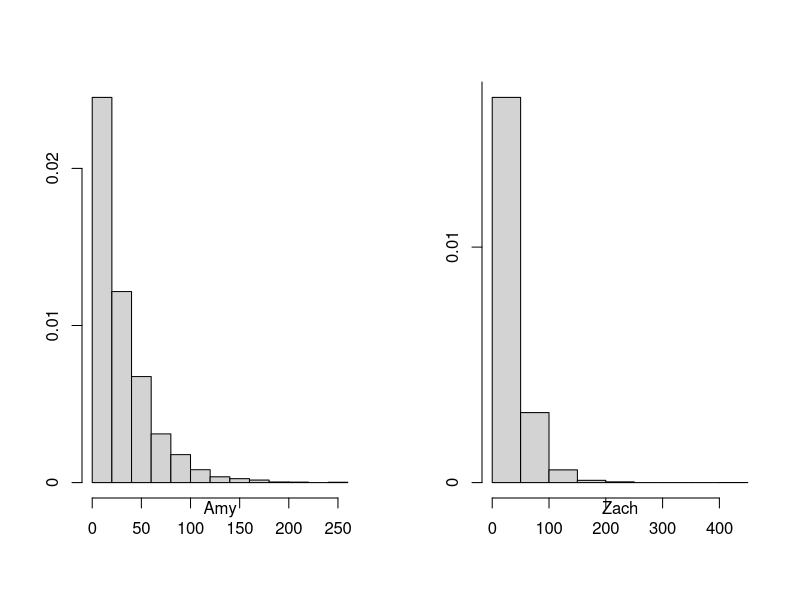

Write R code to recreate this figure.
## ---- chunk 1
knitr::opts_chunk$set(echo = TRUE)
## ---- chunk 2
trials <- 5000
amy <- numeric(trials)
zach <- numeric(trials)

for (i in 1:trials) {
bus <- rexp(1,1/30)
amy[i] <- bus
while (bus < 10) { bus <- bus + rexp(1,1/30) }
zach[i] <- bus-10
}

mean(amy) # 29.541
mean(zach) # 29.804

par(mfrow=c(1,2))
hist(amy,xlab="",prob=T,ylab="",main="",yaxt="n")
mtext(1,text="Amy")
axis(2,at=c(0,.01,.02),labels=c(0,0.01, 0.02))
hist(zach,xlab="",prob=T,ylab="",yaxt="n",main="")
mtext(1,text="Zach")
axis(2,at=c(0,.01,.02),labels=c(0,0.01,0.02))
## ---- chunk 3
mytime <- 50
lambda <- 1/10
trials <- 10000
simlist <- numeric(trials)
for (i in 1:trials) {
	N <- rpois(1,300*lambda)
	arrivals <- sort(runif(N,0,300))
	wait <- arrivals[arrivals > mytime][1] - mytime
	simlist[i] <- wait
}

mean(simlist)  # 10.098
## ---- chunk 4

